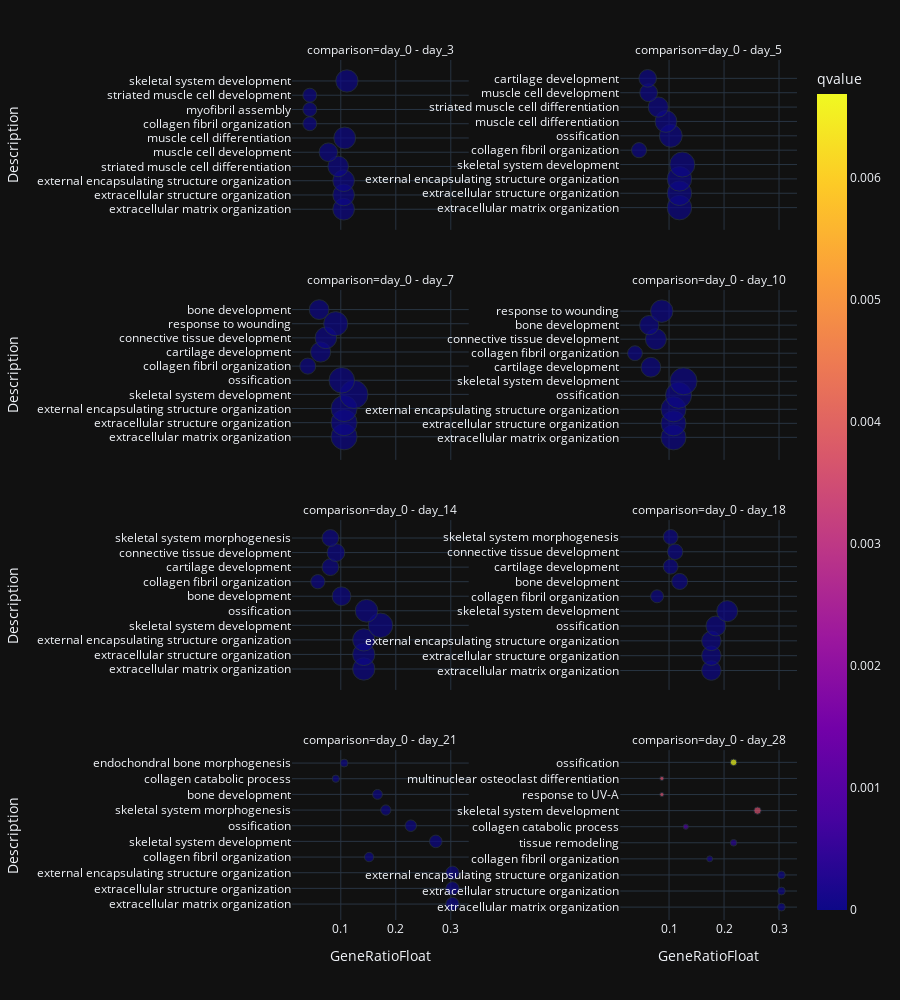

Notebook code for this chart:
### Code cell
import rpy2.robjects as robjects
%R -o res
listgr = res['GeneRatio'].str.split('/')
res['GeneRatioFloat']=[int(x[0])/int(x[1]) for x in listgr]
# Step: Keep rows where ontology is one of: BP
res = res.loc[res['ontology'].isin(['BP'])]

fig = px.scatter(res, x='GeneRatioFloat', y='Description', color='qvalue', size='Count', facet_col='comparison', facet_col_wrap=2, facet_col_spacing=0.3, height=1000)
fig.update_yaxes(matches=None, showticklabels=True)
fig

### Figure 1 — Plotly figure (JSON) as saved in the notebook; plotly's stock layout.template omitted (floating-point values rounded to 4 significant figures)
{"data": [{"hovertemplate": "comparison=day_0 - day_3<br>GeneRatioFloat=%{x}<br>Description=%{y}<br>Count=%{marker.size}<br>qvalue=%{marker.color}<extra></extra>", "legendgroup": "", "marker": {"color": [3.167e-22, 3.167e-22, 3.167e-22, 2.947e-17, 1.18e-16, 3.152e-16, 2.061e-15, 2.785e-14, 2.785e-14, 4.414e-13], "coloraxis": "coloraxis", "size": [53, 53, 53, 48, 39, 54, 22, 22, 22, 56], "sizemode": "area", "sizeref": 0.225, "symbol": "circle"}, "mode": "markers", "name": "", "orientation": "h", "showlegend": false, "x": [0.1052, 0.1052, 0.1052, 0.09524, 0.07738, 0.1071, 0.04365, 0.04365, 0.04365, 0.1111], "xaxis": "x7", "y": ["extracellular matrix organization", "extracellular structure organization", "external encapsulating structure organization", "striated muscle cell differentiation", "muscle cell development", "muscle cell differentiation", "collagen fibril organization", "myofibril assembly", "striated muscle cell development", "skeletal system development"], "yaxis": "y7", "type": "scatter"}, {"hovertemplate": "comparison=day_0 - day_5<br>GeneRatioFloat=%{x}<br>Description=%{y}<br>Count=%{marker.size}<br>qvalue=%{marker.color}<extra></extra>", "legendgroup": "", "marker": {"color": [6.337e-33, 6.337e-33, 6.337e-33, 1.878e-19, 3.532e-19, 2.232e-18, 7.839e-14, 7.93e-14, 1.422e-12, 3.391e-12], "coloraxis": "coloraxis", "size": [68, 68, 68, 71, 26, 59, 54, 46, 36, 35], "sizemode": "area", "sizeref": 0.225, "symbol": "circle"}, "mode": "markers", "name": "", "orientation": "h", "showlegend": false, "x": [0.1189, 0.1189, 0.1189, 0.1241, 0.04545, 0.1031, 0.09441, 0.08042, 0.06294, 0.06119], "xaxis": "x8", "y": ["extracellular matrix organization", "extracellular structure organization", "external encapsulating structure organization", "skeletal system development", "collagen fibril organization", "ossification", "muscle cell differentiation", "striated muscle cell differentiation", "muscle cell development", "cartilage development"], "yaxis": "y8", "type": "scatter"}, {"hovertemplate": "comparison=day_0 - day_7<br>GeneRatioFloat=%{x}<br>Description=%{y}<br>Count=%{marker.size}<br>qvalue=%{marker.color}<extra></extra>", "legendgroup": "", "marker": {"color": [2.471e-34, 2.471e-34, 2.471e-34, 2.206e-25, 2.454e-23, 1.984e-20, 3.443e-17, 8.473e-17, 1.223e-14, 1.29e-13], "coloraxis": "coloraxis", "size": [77, 77, 77, 90, 74, 29, 46, 53, 66, 44], "sizemode": "area", "sizeref": 0.225, "symbol": "circle"}, "mode": "markers", "name": "", "orientation": "h", "showlegend": false, "x": [0.1059, 0.1059, 0.1059, 0.1238, 0.1018, 0.03989, 0.06327, 0.0729, 0.09078, 0.06052], "xaxis": "x5", "y": ["extracellular matrix organization", "extracellular structure organization", "external encapsulating structure organization", "skeletal system development", "ossification", "collagen fibril organization", "cartilage development", "connective tissue development", "response to wounding", "bone development"], "yaxis": "y5", "type": "scatter"}, {"hovertemplate": "comparison=day_0 - day_10<br>GeneRatioFloat=%{x}<br>Description=%{y}<br>Count=%{marker.size}<br>qvalue=%{marker.color}<extra></extra>", "legendgroup": "", "marker": {"color": [7.517e-32, 7.517e-32, 7.517e-32, 1.835e-28, 7.128e-24, 3.2e-17, 1.469e-16, 1.648e-16, 1.046e-13, 1.419e-11], "coloraxis": "coloraxis", "size": [71, 71, 71, 77, 83, 44, 25, 50, 42, 57], "sizemode": "area", "sizeref": 0.225, "symbol": "circle"}, "mode": "markers", "name": "", "orientation": "h", "showlegend": false, "x": [0.1081, 0.1081, 0.1081, 0.1172, 0.1263, 0.06697, 0.03805, 0.0761, 0.06393, 0.08676], "xaxis": "x6", "y": ["extracellular matrix organization", "extracellular structure organization", "external encapsulating structure organization", "ossification", "skeletal system development", "cartilage development", "collagen fibril organization", "connective tissue development", "bone development", "response to wounding"], "yaxis": "y6", "type": "scatter"}, {"hovertemplate": "comparison=day_0 - day_14<br>GeneRatioFloat=%{x}<br>Description=%{y}<br>Count=%{marker.size}<br>qvalue=%{marker.color}<extra></extra>", "legendgroup": "", "marker": {"color": [1.404e-30, 1.404e-30, 1.404e-30, 4.33e-27, 5.635e-26, 5.563e-20, 3.708e-19, 2.012e-14, 7.404e-14, 6.836e-12], "coloraxis": "coloraxis", "size": [56, 56, 56, 68, 58, 40, 23, 32, 36, 32], "sizemode": "area", "sizeref": 0.225, "symbol": "circle"}, "mode": "markers", "name": "", "orientation": "h", "showlegend": false, "x": [0.1418, 0.1418, 0.1418, 0.1722, 0.1468, 0.1013, 0.05823, 0.08101, 0.09114, 0.08101], "xaxis": "x3", "y": ["extracellular matrix organization", "extracellular structure organization", "external encapsulating structure organization", "skeletal system development", "ossification", "bone development", "collagen fibril organization", "cartilage development", "connective tissue development", "skeletal system morphogenesis"], "yaxis": "y3", "type": "scatter"}, {"hovertemplate": "comparison=day_0 - day_18<br>GeneRatioFloat=%{x}<br>Description=%{y}<br>Count=%{marker.size}<br>qvalue=%{marker.color}<extra></extra>", "legendgroup": "", "marker": {"color": [6.092e-27, 6.092e-27, 6.092e-27, 5.955e-24, 3.875e-23, 1.004e-17, 5.274e-16, 2.321e-13, 3.642e-12, 2.312e-11], "coloraxis": "coloraxis", "size": [43, 43, 43, 45, 50, 19, 29, 25, 27, 25], "sizemode": "area", "sizeref": 0.225, "symbol": "circle"}, "mode": "markers", "name": "", "orientation": "h", "showlegend": false, "x": [0.177, 0.177, 0.177, 0.1852, 0.2058, 0.07819, 0.1193, 0.1029, 0.1111, 0.1029], "xaxis": "x4", "y": ["extracellular matrix organization", "extracellular structure organization", "external encapsulating structure organization", "ossification", "skeletal system development", "collagen fibril organization", "bone development", "cartilage development", "connective tissue development", "skeletal system morphogenesis"], "yaxis": "y4", "type": "scatter"}, {"hovertemplate": "comparison=day_0 - day_21<br>GeneRatioFloat=%{x}<br>Description=%{y}<br>Count=%{marker.size}<br>qvalue=%{marker.color}<extra></extra>", "legendgroup": "", "marker": {"color": [9.466e-17, 9.466e-17, 9.466e-17, 1.725e-11, 6.544e-10, 9.797e-09, 7.056e-08, 3.693e-07, 7.656e-07, 9.501e-07], "coloraxis": "coloraxis", "size": [20, 20, 20, 10, 18, 15, 12, 11, 6, 7], "sizemode": "area", "sizeref": 0.225, "symbol": "circle"}, "mode": "markers", "name": "", "orientation": "h", "showlegend": false, "x": [0.303, 0.303, 0.303, 0.1515, 0.2727, 0.2273, 0.1818, 0.1667, 0.09091, 0.1061], "xaxis": "x", "y": ["extracellular matrix organization", "extracellular structure organization", "external encapsulating structure organization", "collagen fibril organization", "skeletal system development", "ossification", "skeletal system morphogenesis", "bone development", "collagen catabolic process", "endochondral bone morphogenesis"], "yaxis": "y", "type": "scatter"}, {"hovertemplate": "comparison=day_0 - day_28<br>GeneRatioFloat=%{x}<br>Description=%{y}<br>Count=%{marker.size}<br>qvalue=%{marker.color}<extra></extra>", "legendgroup": "", "marker": {"color": [1.464e-05, 1.464e-05, 1.464e-05, 0.0001347, 0.0003687, 0.0008907, 0.003591, 0.003591, 0.003591, 0.006685], "coloraxis": "coloraxis", "size": [7, 7, 7, 4, 5, 3, 6, 2, 2, 5], "sizemode": "area", "sizeref": 0.225, "symbol": "circle"}, "mode": "markers", "name": "", "orientation": "h", "showlegend": false, "x": [0.3043, 0.3043, 0.3043, 0.1739, 0.2174, 0.1304, 0.2609, 0.08696, 0.08696, 0.2174], "xaxis": "x2", "y": ["extracellular matrix organization", "extracellular structure organization", "external encapsulating structure organization", "collagen fibril organization", "tissue remodeling", "collagen catabolic process", "skeletal system development", "response to UV-A", "multinuclear osteoclast differentiation", "ossification"], "yaxis": "y2", "type": "scatter"}], "layout": {"xaxis": {"anchor": "y", "domain": [0.0, 0.35], "title": {"text": "GeneRatioFloat"}}, "yaxis": {"anchor": "x", "domain": [0.0, 0.1975], "title": {"text": "Description"}, "showticklabels": true}, "xaxis2": {"anchor": "y2", "domain": [0.65, 1.0], "matches": "x", "title": {"text": "GeneRatioFloat"}}, "yaxis2": {"anchor": "x2", "domain": [0.0, 0.1975], "showticklabels": true}, "xaxis3": {"anchor": "y3", "domain": [0.0, 0.35], "matches": "x", "showticklabels": false}, "yaxis3": {"anchor": "x3", "domain": [0.2675, 0.465], "title": {"text": "Description"}, "showticklabels": true}, "xaxis4": {"anchor": "y4", "domain": [0.65, 1.0], "matches": "x", "showticklabels": false}, "yaxis4": {"anchor": "x4", "domain": [0.2675, 0.465], "showticklabels": true}, "xaxis5": {"anchor": "y5", "domain": [0.0, 0.35], "matches": "x", "showticklabels": false}, "yaxis5": {"anchor": "x5", "domain": [0.535, 0.7325], "title": {"text": "Description"}, "showticklabels": true}, "xaxis6": {"anchor": "y6", "domain": [0.65, 1.0], "matches": "x", "showticklabels": false}, "yaxis6": {"anchor": "x6", "domain": [0.535, 0.7325], "showticklabels": true}, "xaxis7": {"anchor": "y7", "domain": [0.0, 0.35], "matches": "x", "showticklabels": false}, "yaxis7": {"anchor": "x7", "domain": [0.8025, 1.0], "title": {"text": "Description"}, "showticklabels": true}, "xaxis8": {"anchor": "y8", "domain": [0.65, 1.0], "matches": "x", "showticklabels": false}, "yaxis8": {"anchor": "x8", "domain": [0.8025, 1.0], "showticklabels": true}, "annotations": [{"font": {}, "showarrow": false, "text": "comparison=day_0 - day_21", "x": 0.175, "xanchor": "center", "xref": "paper", "y": 0.1975, "yanchor": "bottom", "yref": "paper"}, {"font": {}, "showarrow": false, "text": "comparison=day_0 - day_28", "x": 0.825, "xanchor": "center", "xref": "paper", "y": 0.1975, "yanchor": "bottom", "yref": "paper"}, {"font": {}, "showarrow": false, "text": "comparison=day_0 - day_14", "x": 0.175, "xanchor": "center", "xref": "paper", "y": 0.465, "yanchor": "bottom", "yref": "paper"}, {"font": {}, "showarrow": false, "text": "comparison=day_0 - day_18", "x": 0.825, "xanchor": "center", "xref": "paper", "y": 0.465, "yanchor": "bottom", "yref": "paper"}, {"font": {}, "showarrow": false, "text": "comparison=day_0 - day_7", "x": 0.175, "xanchor": "center", "xref": "paper", "y": 0.7325, "yanchor": "bottom", "yref": "paper"}, {"font": {}, "showarrow": false, "text": "comparison=day_0 - day_10", "x": 0.825, "xanchor": "center", "xref": "paper", "y": 0.7325, "yanchor": "bottom", "yref": "paper"}, {"font": {}, "showarrow": false, "text": "comparison=day_0 - day_3", "x": 0.175, "xanchor": "center", "xref": "paper", "y": 1.0, "yanchor": "bottom", "yref": "paper"}, {"font": {}, "showarrow": false, "text": "comparison=day_0 - day_5", "x": 0.825, "xanchor": "center", "xref": "paper", "y": 1.0, "yanchor": "bottom", "yref": "paper"}], "coloraxis": {"colorbar": {"title": {"text": "qvalue"}}, "colorscale": [[0.0, "#0d0887"], [0.1111, "#46039f"], [0.2222, "#7201a8"], [0.3333, "#9c179e"], [0.4444, "#bd3786"], [0.5556, "#d8576b"], [0.6667, "#ed7953"], [0.7778, "#fb9f3a"], [0.8889, "#fdca26"], [1.0, "#f0f921"]]}, "legend": {"tracegroupgap": 0, "itemsizing": "constant"}, "margin": {"t": 60}, "height": 1000}}
